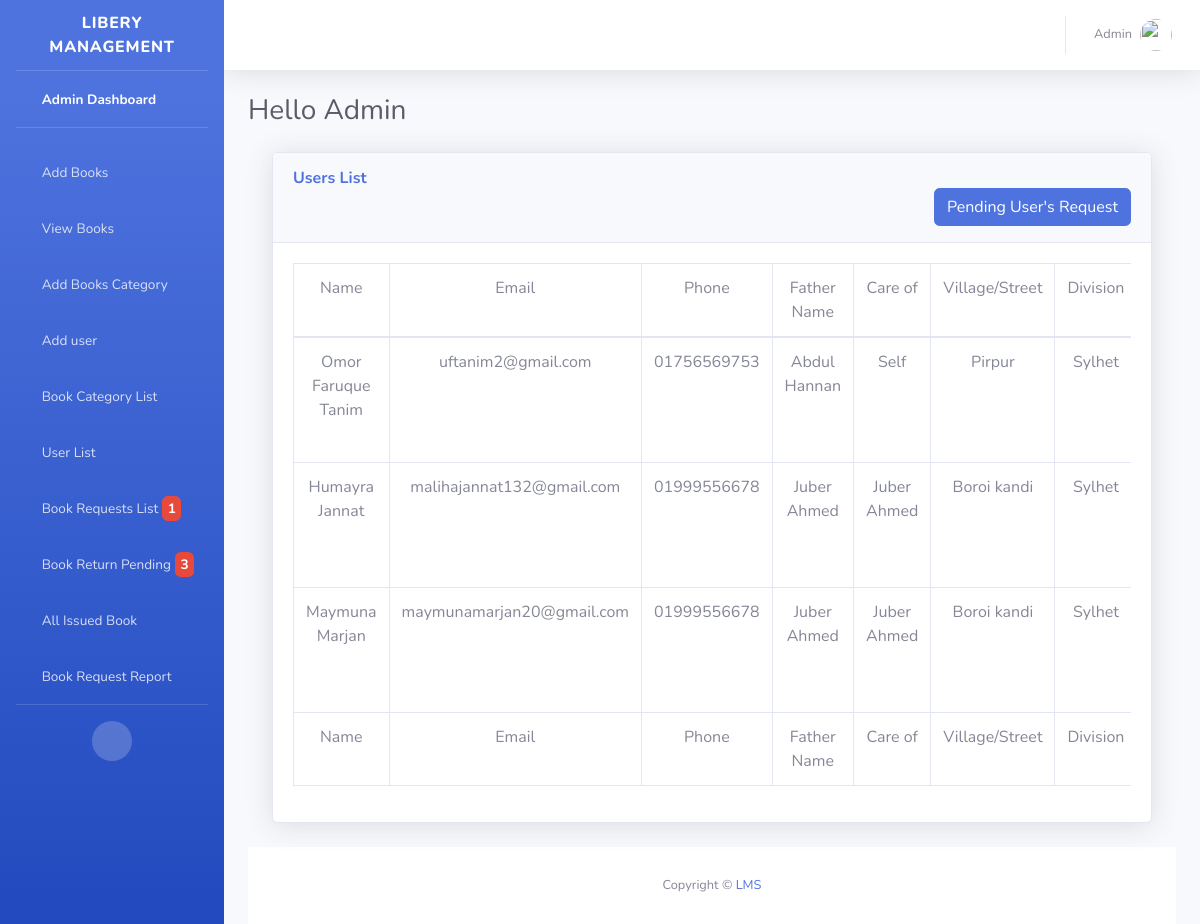
The app's page /admin/all_user.php (signed in) with its own data.
### tables this page shows
CREATE TABLE `user` (
  `id` int(11) NOT NULL,
  `s_name` varchar(255) NOT NULL,
  `f_name` varchar(255) NOT NULL,
  `m_name` varchar(255) NOT NULL,
  `dod` varchar(255) NOT NULL,
  `blood` varchar(255) NOT NULL,
  `gender` varchar(255) NOT NULL,
  `phone` varchar(255) NOT NULL,
  `g_phone` varchar(255) NOT NULL,
  `per_careof` varchar(255) NOT NULL,
  `per_village` varchar(255) NOT NULL,
  `pdivi` varchar(255) NOT NULL,
  `pdist` varchar(255) NOT NULL,
  `p_posto` varchar(255) NOT NULL,
  `image` varchar(255) NOT NULL,
  `nid` varchar(255) NOT NULL,
  `email` varchar(255) NOT NULL,
  `password` varchar(255) NOT NULL,
  `status` int(11) NOT NULL DEFAULT '0'
);

### admin/all_user.php (the view, shortened to what this page needs)
<?php
include('ini/header.php');
include('dbcon.php');
$sql = "SELECT * FROM user";
$run = mysqli_query($con,$sql);
?>
	<div class="container-fluid">
                    <div class="card shadow mb-4">
                        <div class="card-header py-3">
                            <h6 class="m-0 font-weight-bold text-primary">Users List</h6>
                            <a href="user_request.php" style="float: right;" class="btn btn-primary">Pending User's Request</a>
                        </div>
                        <div class="card-body">
                            <div class="table-responsive">
                                <table class="table table-bordered text-center" id="dataTable" width="100%">
                                    <thead>
                                        <tr>
											<td>Name</td>
											<td>Email</td>
											<td>Phone</td>
											<td>Father Name</td>
											<td>Care of</td>
											<td>Village/Street</td>
											<td>Division</td>
										</tr>
                                    </thead>
                                    <tfoot>
                                       <tr>
											<td>Name</td>
											<td>Email</td>
											<td>Phone</td>
											<td>Father Name</td>
											<td>Care of</td>
											<td>Village/Street</td>
											<td>Division</td>
										</tr>
                                    </tfoot>
                                    <tbody>
                                        <?php while ($data = mysqli_fetch_assoc($run)) { ?>
								            <tr>
								                <td><?php echo $data['s_name'] ?></td>
								                <td><?php echo $data['email'] ?></td>
								                <td><?php echo $data['phone'] ?></td>
								                <td><?php echo $data['f_name'] ?></td>
								                <td><?php echo $data['per_careof'] ?></td>
								                <td><?php echo $data['per_village'] ?></td>
								                <td><?php echo $data['pdivi'] ?></td>
								        	</tr>
								        <?php } ?>
                                    </tbody>
                                </table>
                            </div>
                        </div>
                    </div>
                </div>
<?php include('ini/footer.php'); ?>

### admin/ini/header.php (shortened to what this page needs)
<?php session_start();
if(isset($_SESSION['admin_email'])){
    $idd = $_SESSION['id'];
    include('dbcon.php');
    $sql = "SELECT * FROM admin WHERE id = $idd";
    $exe = mysqli_query($con,$sql);
    $data = mysqli_fetch_assoc($exe);
    $sql3 = "SELECT * FROM issued_book WHERE DATE_ADD(issued_book.datee, INTERVAL issued_book.days DAY) < CURDATE() AND return_status = 0";
    $exe3 = mysqli_query($con,$sql3);
    $retbokqty = mysqli_num_rows($exe3);
    $sql1 = "SELECT * FROM book_request WHERE req_status = 0";
    $exe1 = mysqli_query($con,$sql1);
    $reqbokqty = mysqli_num_rows($exe1);
}
else{
    header('location: ../login.php');
}
?>
<!DOCTYPE html>
<html lang="en">
<head>
    <link href="vendor/fontawesome-free/css/all.min.css" rel="stylesheet" type="text/css">
    <link href="css/sb-admin-2.min.css" rel="stylesheet">
    <link href="vendor/datatables/dataTables.bootstrap4.min.css" rel="stylesheet">
    <link rel="stylesheet" href="https://cdnjs.cloudflare.com/ajax/libs/font-awesome/4.7.0/css/font-awesome.min.css">
</head>
<body id="page-top">
    <div id="wrapper">
        <ul class="navbar-nav bg-gradient-primary sidebar sidebar-dark accordion" id="accordionSidebar">
            <a class="sidebar-brand d-flex align-items-center justify-content-center" href="index.php">
                <div class="sidebar-brand-text mx-3">Libery Management</div>
            </a>
            <hr class="sidebar-divider my-0">
            <li class="nav-item active">
                <a class="nav-link" href="index.php">
                    <i class="fas fa-fw fa-tachometer-alt"></i>
                    <span>Admin Dashboard</span></a>
            </li>
            <hr class="sidebar-divider">
            <li class="nav-item">
                <a class="nav-link collapsed" href="add_book.php">
                    <i class="fas fa-fw fa-cog"></i>
                    <span>Add Books</span>
                </a>
            </li>
            <li class="nav-item">
                <a class="nav-link collapsed" href="view_book.php">
                    <i class="fas fa-fw fa-cog"></i>
                    <span>View Books</span>
                </a>
            </li>
            <li class="nav-item">
                <a class="nav-link collapsed" href="add_category.php">
                    <i class="fas fa-fw fa-cog"></i>
                    <span>Add Books Category</span>
                </a>
            </li>
           <li class="nav-item">
                <a class="nav-link collapsed" href="add_user.php">
                    <i class="fas fa-fw fa-cog"></i>
                    <span>Add user</span>
                </a>
            </li>
            <li class="nav-item">
                <a class="nav-link collapsed" href="all_category.php">
                    <i class="fas fa-fw fa-cog"></i>
                    <span>Book Category List</span>
                </a>
            </li>
            <li class="nav-item">
                <a class="nav-link collapsed" href="all_user.php">
                    <i class="fas fa-fw fa-cog"></i>
                    <span>User List</span>
                </a>
            </li>
            <li class="nav-item">
                <a class="nav-link collapsed" href="bookrequestlist.php">
                    <i class="fas fa-fw fa-cog"></i>
                    <span>Book Requests List</span>
                    <span class="badge badge-danger"><?php echo $reqbokqty; ?></span>
                </a>
            </li>
            <li class="nav-item">
                <a class="nav-link collapsed" href="bookreturnpending.php">
                    <i class="fas fa-fw fa-cog"></i>
                    <span>Book Return Pending</span>
                    <span class="badge badge-danger"><?php echo $retbokqty; ?></span>
                </a>
            </li>
            <li class="nav-item">
                <a class="nav-link collapsed" href="allissuedbook.php">
                    <i class="fas fa-fw fa-cog"></i>
                    <span>All Issued Book</span>
                </a>
            </li>
            <li class="nav-item">
                <a class="nav-link collapsed" href="bookrequestreport.php">
                    <i class="fas fa-fw fa-cog"></i>
                    <span>Book Request Report</span>
                </a>
            </li>
            <hr class="sidebar-divider d-none d-md-block">
            <div class="text-center d-none d-md-inline">
                <button class="rounded-circle border-0" id="sidebarToggle"></button>
            </div>
        </ul>
        <div id="content-wrapper" class="d-flex flex-column">
            <div id="content">
                <nav class="navbar navbar-expand navbar-light bg-white topbar mb-4 static-top shadow">
                    <ul class="navbar-nav ml-auto">
                        <li class="nav-item dropdown no-arrow">
                            <a class="nav-link dropdown-toggle" href="#" id="userDropdown" role="button"
                                data-toggle="dropdown" aria-haspopup="true" aria-expanded="false">
                                <span class="mr-2 d-none d-lg-inline text-gray-600 small"><?php echo $data['name'] ?></span>
                                <img class="img-profile rounded-circle"
                                    src="img/undraw_profile.svg">
                            </a>
                        </li>
                    </ul>
                </nav>
                <div class="container-fluid">
                    <div class="d-sm-flex align-items-center justify-content-between mb-4">
                        <h1 class="h3 mb-0 text-gray-800">Hello <?php echo $data['name']; ?></h1>
                    </div>

### records on screen
user: s_name "Omor Faruque Tanim", email "uftanim2@gmail.com", phone "01756569753", f_name "Abdul Hannan", per_careof "Self", per_village "Pirpur", pdivi "Sylhet"
user: s_name "Humayra Jannat", email "malihajannat132@gmail.com", phone "01999556678", f_name "Juber Ahmed", per_careof "Juber Ahmed", per_village "Boroi kandi", pdivi "Sylhet"
user: s_name "Maymuna Marjan", email "maymunamarjan20@gmail.com", phone "01999556678", f_name "Juber Ahmed", per_careof "Juber Ahmed", per_village "Boroi kandi", pdivi "Sylhet"

### other values on screen
$reqbokqty "1"
$retbokqty "3"
$data['name'] "Admin"
